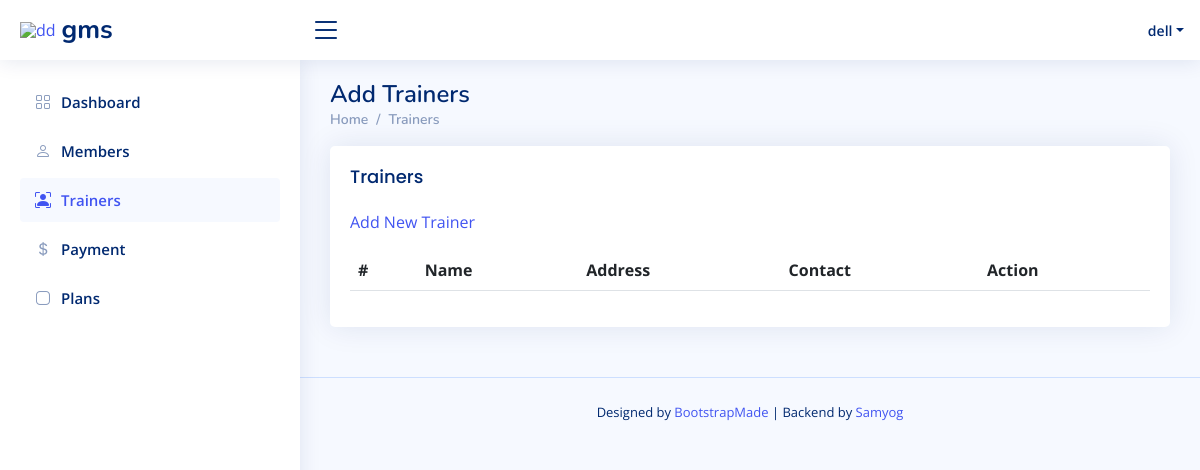
The page /trainer (signed in) on the database as committed earlier.
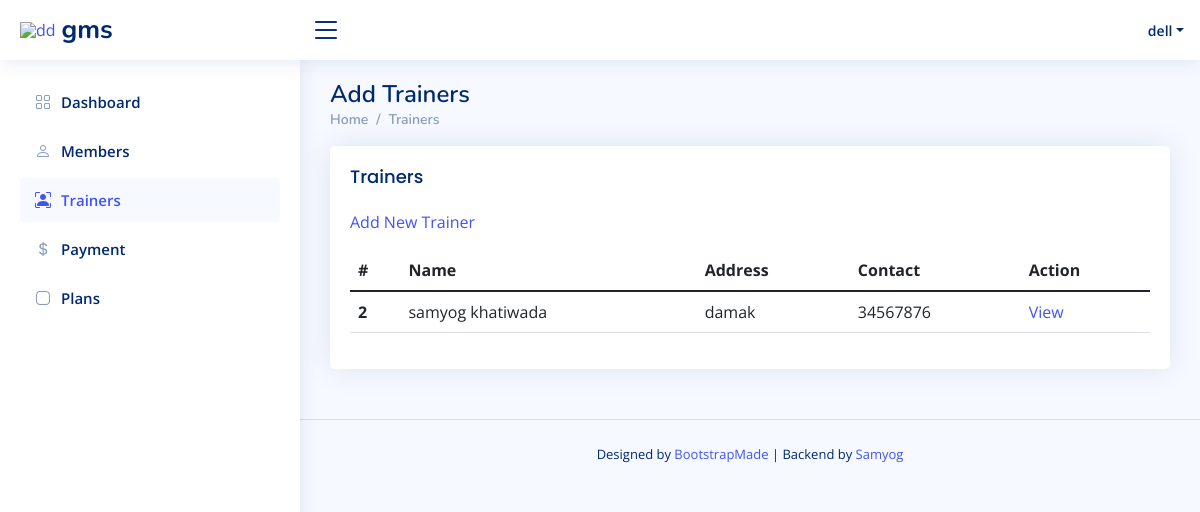
The same page on the database as committed later.
### main/models.py (models this page shows, shortened)
class Trainer(models.Model):
    fullName = models.CharField(max_length=100)
    address = models.CharField(max_length=100)
    contact = models.CharField(max_length=10)
    email = models.EmailField()
    description = models.TextField()

### main/views.py (the view)
# urls.py: path('trainer', Trainers.as_view(), name='trainerlist'), #trainer list url
class Trainers(LoginRequiredMixin, ListView):
    model = Trainer
    context_object_name= 'trainerlist'

### templates/main/trainer_list.html (shortened to what this page needs)
{% extends 'base/admin_base.html' %}
{% block trainers %}active{% endblock trainers %}
{% block content %}
<div class="pagetitle">
  <h1>Add Trainers</h1>
  <nav>
    <ol class="breadcrumb">
      <li class="breadcrumb-item"><a href="{% url 'index' %}">Home</a></li>
      <li class="breadcrumb-item"><a href="{% url 'memberlist' %}">Trainers</a></li>
    </ol>
  </nav>
</div>
<div class="card">
    <div class="card-body">
      <h5 class="card-title">Trainers</h5>
      <p> <a href="{% url 'addtrainer' %}" > Add New Trainer </a> </p>
      <table class="table datatable">
        <thead>
          <tr>
            <th scope="col">#</th>
            <th scope="col">Name</th>
            <th scope="col">Address</th>
            <th scope="col">Contact</th>
            <th scope="col">Action</th>
          </tr>
        </thead>
        <tbody>
          {% for trainer in trainerlist %}
          <tr>
            <th scope="row">{{trainer.id}}</th>
            <td>{{ trainer.fullName }}</td>
            <td>{{ trainer.address }}</td>
            <td>{{ trainer.contact }}</td>
            <td><a href="{% url 'trainerdetail' trainer.pk %}">View</a></td>
          </tr>
          {% endfor %}
        </tbody>
      </table>
    </div>
  </div>
{% endblock content %}

Rows that differ between the two databases and show on the page:
added Trainer: id "2", fullName "samyog khatiwada", address "damak", contact "34567876"
